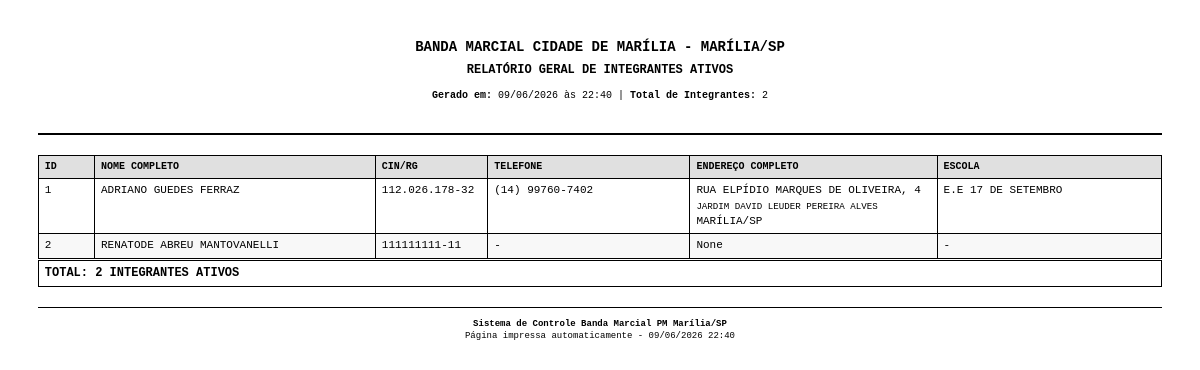
/admin/relatorio-geral-alunos (signed in), run on an earlier commit of the app's database.
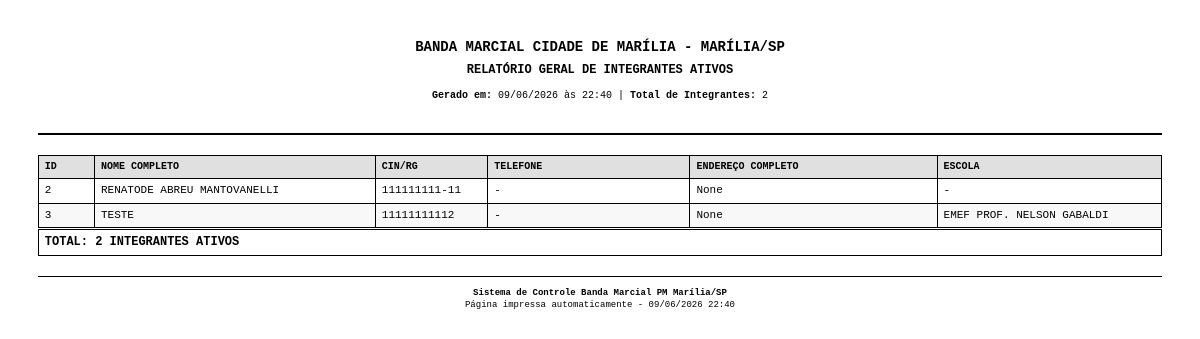
And on a later commit of the database.
### app/models.py (models this page shows)
class Aluno(db.Model):
    id = db.Column(db.Integer, primary_key=True)
    nome = db.Column(db.String(200), nullable=False)
    data_nascimento = db.Column(db.Date, nullable=True)
    naturalidade = db.Column(db.String(100))
    cin_rg = db.Column(db.String(20), unique=True)
    email = db.Column(db.String(150))
    telefone = db.Column(db.String(20))
    cep = db.Column(db.String(10))
    endereco = db.Column(db.String(300))
    bairro = db.Column(db.String(100))
    cidade = db.Column(db.String(100))
    estado = db.Column(db.String(2))
    foto_path = db.Column(db.String(500))
    ativo = db.Column(db.Boolean, default=True)
    numero = db.Column(db.String(20))
    complemento = db.Column(db.String(200))
    funcao_id = db.Column(db.Integer, db.ForeignKey('funcao_banda.id'))
    funcao = db.relationship('FuncaoBanda', backref='alunos')
    created_at = db.Column(db.DateTime, default=datetime.utcnow)
    data_entrada_banda = db.Column(db.Date, nullable=True)
    data_desligamento_banda = db.Column(db.Date, nullable=True)
    responsaveis = db.relationship('Responsavel', backref='aluno', lazy=True, cascade='all, delete-orphan')
    uniforme = db.relationship('Uniforme', backref='aluno', lazy=True, cascade='all, delete-orphan')
    presencas = db.relationship('Presenca', backref='aluno', lazy=True, cascade='all, delete-orphan')
    instrumentos = db.relationship('AlunoInstrumento', backref='aluno', lazy=True, cascade='all, delete-orphan')
    escolas = db.relationship('AlunoEscola', backref='aluno', lazy=True, cascade='all, delete-orphan')
    autorizacoes_foto = db.relationship(
        'AutorizacaoFotoMenor',
        back_populates='aluno',
        lazy='dynamic',
        cascade='all, delete-orphan',
    )

class Escola(db.Model):
    id = db.Column(db.Integer, primary_key=True)
    nome = db.Column(db.String(200), nullable=False)
    endereco = db.Column(db.String(300))
    alunos = db.relationship('AlunoEscola', backref='escola', lazy=True)

### app/routes.py (the view)
@main_bp.route("/admin/relatorio-geral-alunos")
@login_required
def relatorio_geral_alunos():
    from datetime import datetime
    alunos = Aluno.query.outerjoin(Responsavel).outerjoin(AlunoEscola).outerjoin(Escola).filter(
        Aluno.ativo == True
    ).order_by(Aluno.nome).all()
    total_alunos = Aluno.query.filter(Aluno.ativo == True).count()
    data_geracao = datetime.now()
    return render_template("relatorio_geral_alunos_profissional.html",
                           alunos=alunos,
                           total_alunos=total_alunos,
                           data_geracao=data_geracao)

### app/__init__.py (called while the page is built)
@login_manager.user_loader
def load_user(user_id):
    from .models import User
    return User.query.get(int(user_id))

### app/utils.py (called while the page is built)
def obter_todas_configuracoes():
    configs = SistemaConfig.query.all()
    return {config.key: config.value for config in configs}

### templates/relatorio_geral_alunos_profissional.html (shortened to what this page needs)
<!DOCTYPE html>
<html lang="pt-br">
<head>
</head>
<body onload="window.print()">
  <div class="header">
    <h1>Banda MARCIAL CIDADE DE MARÍLIA - Marília/SP</h1>
    <h2>RELATÓRIO GERAL DE INTEGRANTES ATIVOS</h2>
    <div class="info">
      <strong>Gerado em:</strong> {{ data_geracao.strftime('%d/%m/%Y às %H:%M') }} |
      <strong>Total de Integrantes:</strong> {{ total_alunos }}
    </div>
  </div>
  <table>
    <thead>
      <tr>
        <th style="width: 5%;">ID</th>
        <th style="width: 25%;">Nome Completo</th>
        <th style="width: 10%;">CIN/RG</th>
        <th style="width: 18%;">Telefone</th>
        <th style="width: 22%;">Endereço Completo</th>
        <th style="width: 20%;">Escola</th>
      </tr>
    </thead>
    <tbody>
      {% for a in alunos %}
      <tr>
        <td>{{ a.id }}</td>
        <td>{{ a.nome or '-' }}</td>
        <td>{{ a.cin_rg or '-' }}</td>
        <td>{{ a.telefone or '-' }}</td>
        <td>
          {% if a.endereco %}{{ a.endereco }}{% if a.numero %}, {{ a.numero }}{% endif %}{% if a.complemento %}{{ ', ' + a.complemento }}{% endif %}{% endif %}
          {% if a.bairro %}<br><small>{{ a.bairro }}</small>{% endif %}
          {% if a.cidade %}{{ a.cidade }}/{% endif %}{{ a.estado }}
        </td>
        <td>{{ a.escolas[0].escola.nome if a.escolas and a.escolas[0].escola else '-' }}</td>
      </tr>
      {% endfor %}
    </tbody>
    <tfoot>
      <tr class="total">
        <td colspan="6">TOTAL: {{ total_alunos }} INTEGRANTES ATIVOS</td>
      </tr>
    </tfoot>
  </table>
  <div class="rodape">
    <strong>Sistema de Controle Banda Marcial PM Marília/SP</strong><br>
    Página impressa automaticamente - {{ data_geracao.strftime('%d/%m/%Y %H:%M') }}
  </div>
</body>
</html>

What changed in the data, as far as the page shows it:
no longer on this page (row edited): Aluno: id "1", nome "ADRIANO GUEDES FERRAZ", cin_rg "112.026.178-32", telefone "(14) 99760-7402", endereco "RUA ELPÍDIO MARQUES DE OLIVEIRA", numero "4", bairro "JARDIM DAVID LEUDER PEREIRA ALVES", cidade "MARÍLIA", estado "SP", nome "E.E 17 DE SETEMBRO"
added Aluno: id "3", nome "TESTE", cin_rg "11111111112", telefone "-", estado "None", nome "EMEF PROF. NELSON GABALDI"
